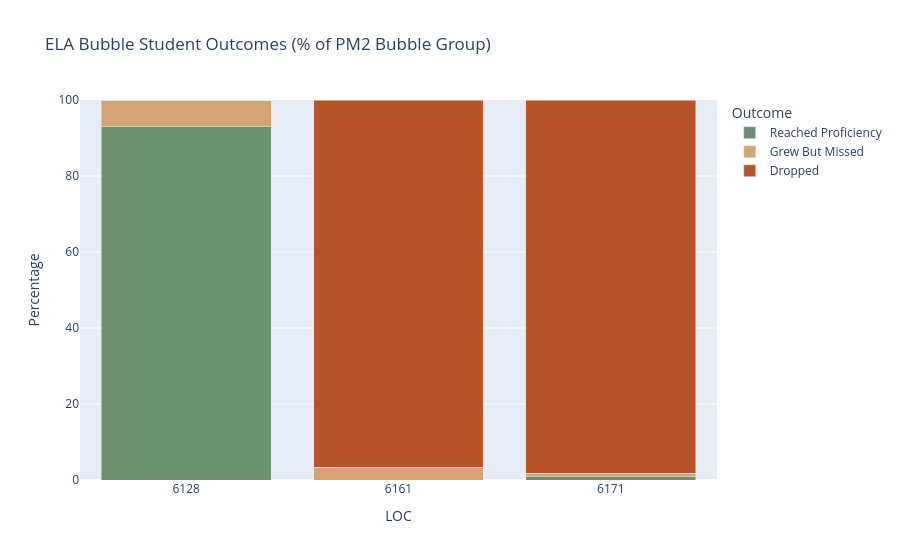

Notebook cell for this chart:
### Code cell
# ELA bubble outcomes as percentage (shows school effectiveness)
ela_outcomes = pd.read_sql("""
    WITH proficiency_cuts AS (
        SELECT 6 AS grade, 225 AS ela_cut
        UNION ALL SELECT 7, 232
        UNION ALL SELECT 8, 238
    ),
    ela_bubble AS (
        SELECT s.LOC,
            CAST(s."FAST_ELA_PM2.SS" AS REAL) AS pm2,
            CAST(s."FAST_ELA_PM3.SS" AS REAL) AS pm3,
            p.ela_cut AS cut
        FROM students s
        JOIN proficiency_cuts p ON CAST(s.GRADE AS INT) = p.grade
        WHERE CAST(s."FAST_ELA_PM2.SS" AS REAL) BETWEEN (p.ela_cut - 10) AND (p.ela_cut - 1)
    )
    SELECT LOC,
        ROUND(SUM(CASE WHEN pm3 >= cut THEN 1.0 ELSE 0 END) / COUNT(*) * 100, 1) AS "Reached Proficiency",
        ROUND(SUM(CASE WHEN pm3 >= pm2 AND pm3 < cut THEN 1.0 ELSE 0 END) / COUNT(*) * 100, 1) AS "Grew But Missed",
        ROUND(SUM(CASE WHEN pm3 < pm2 THEN 1.0 ELSE 0 END) / COUNT(*) * 100, 1) AS "Dropped"
    FROM ela_bubble GROUP BY LOC
""", conn)
ela_outcomes["LOC"] = ela_outcomes["LOC"].astype(str)
ela_long = ela_outcomes.melt(id_vars="LOC", var_name="Outcome", value_name="Percent")

fig = px.bar(ela_long, x="LOC", y="Percent", color="Outcome",
             barmode="stack", title="ELA Bubble Student Outcomes (% of PM2 Bubble Group)",
             color_discrete_map={"Reached Proficiency": "#6B8F71", 
                                 "Grew But Missed": "#D4A574", 
                                 "Dropped": "#B8542A"})
fig.update_layout(yaxis_title="Percentage", yaxis_range=[0, 100])
fig.show()

### Figure 1 — Plotly figure (JSON) as saved in the notebook; plotly's stock layout.template omitted (floating-point values rounded to 4 significant figures)
{"data": [{"hovertemplate": "Outcome=Reached Proficiency<br>LOC=%{x}<br>Percent=%{y}<extra></extra>", "legendgroup": "Reached Proficiency", "marker": {"color": "#6B8F71", "pattern": {"shape": ""}}, "name": "Reached Proficiency", "orientation": "v", "showlegend": true, "textposition": "auto", "type": "bar", "x": ["6128", "6161", "6171"], "xaxis": "x", "y": [93.0, 0.0, 0.9], "yaxis": "y"}, {"hovertemplate": "Outcome=Grew But Missed<br>LOC=%{x}<br>Percent=%{y}<extra></extra>", "legendgroup": "Grew But Missed", "marker": {"color": "#D4A574", "pattern": {"shape": ""}}, "name": "Grew But Missed", "orientation": "v", "showlegend": true, "textposition": "auto", "type": "bar", "x": ["6128", "6161", "6171"], "xaxis": "x", "y": [7.0, 3.3, 0.9], "yaxis": "y"}, {"hovertemplate": "Outcome=Dropped<br>LOC=%{x}<br>Percent=%{y}<extra></extra>", "legendgroup": "Dropped", "marker": {"color": "#B8542A", "pattern": {"shape": ""}}, "name": "Dropped", "orientation": "v", "showlegend": true, "textposition": "auto", "type": "bar", "x": ["6128", "6161", "6171"], "xaxis": "x", "y": [0.0, 96.7, 98.1], "yaxis": "y"}], "layout": {"barmode": "stack", "legend": {"title": {"text": "Outcome"}, "tracegroupgap": 0}, "title": {"text": "ELA Bubble Student Outcomes (% of PM2 Bubble Group)"}, "xaxis": {"anchor": "y", "domain": [0, 1], "title": {"text": "LOC"}}, "yaxis": {"anchor": "x", "domain": [0, 1], "range": [0, 100], "title": {"text": "Percentage"}}}}
